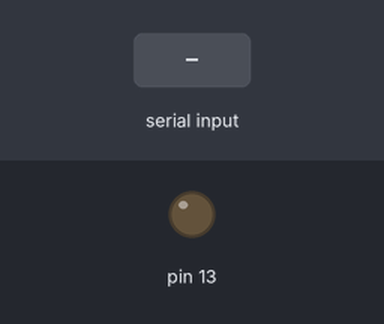
Recording of a sketch running on a simulated Arduino Uno, built with avr-gcc and run on an emulated ATmega328P. On the bench: output pins drawn as LEDs (lit = HIGH). The test bench sets the inputs (shaded band).

Above: at 1.2 s.
1.3 s: "1" received over Serial
At 2.5 s:
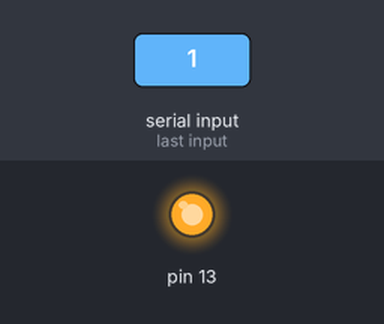
2.8 s: "0" received over Serial
At 3.9 s:
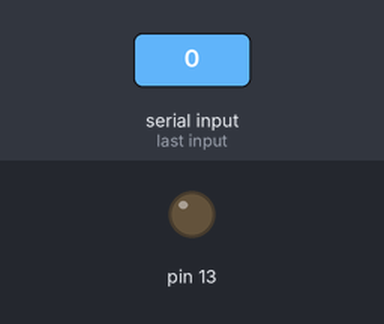
Timing chart, 0 to 5.8 s (numbered marks = the images above; inputs shaded):
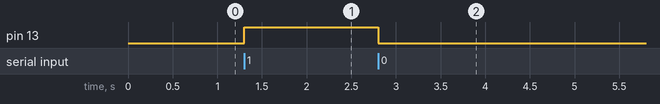

The sketch:

bluetooth_rn41_test.ino
```cpp
void setup()
{
Serial.begin(115200);
pinMode(13,OUTPUT);
}

void loop()
{

char inchar='\0';
if(Serial.available())
  {
   inchar=(char)Serial.read();
   if(inchar == '1')
    digitalWrite(13,HIGH);
   else
    digitalWrite(13,LOW);
  }
}
```

Measured:
- after the input at 1.3 s, pin 13: LOW → HIGH at once
- after the input at 2.8 s, pin 13: HIGH → LOW at once
